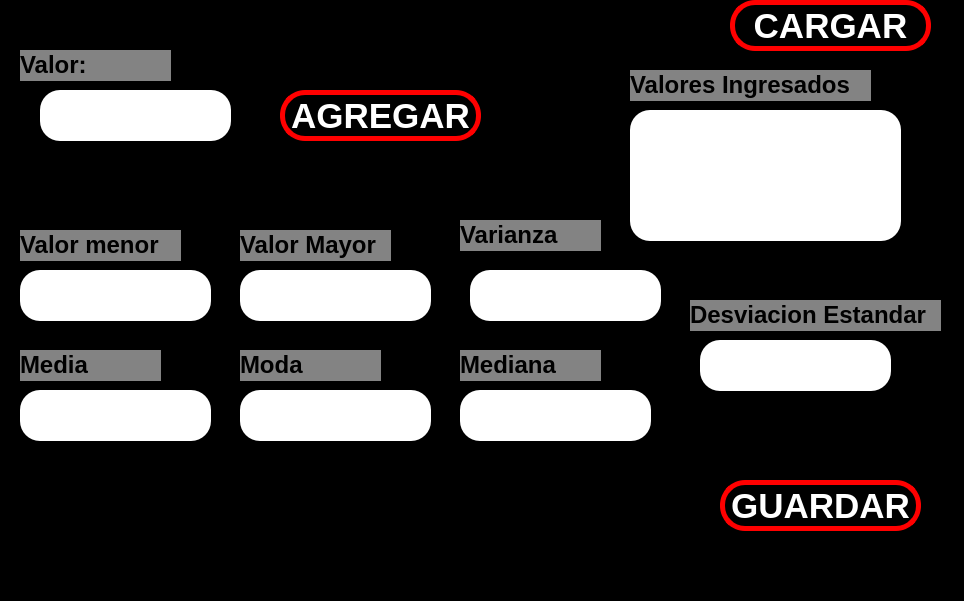
<?xml version="1.0" encoding="UTF-8"?>
<ui version="4.0">
 <class>MainWindow</class>
 <widget class="QMainWindow" name="MainWindow">
  <property name="geometry">
   <rect>
    <x>0</x>
    <y>0</y>
    <width>964</width>
    <height>601</height>
   </rect>
  </property>
  <property name="font">
   <font>
    <family>Bahnschrift SemiBold Condensed</family>
    <pointsize>36</pointsize>
    <weight>75</weight>
    <bold>true</bold>
   </font>
  </property>
  <property name="windowTitle">
   <string>MainWindow</string>
  </property>
  <property name="styleSheet">
   <string notr="true">background-color: rgb(0, 0, 0);</string>
  </property>
  <widget class="QWidget" name="centralwidget">
   <widget class="QPushButton" name="btn_agregar">
    <property name="geometry">
     <rect>
      <x>280</x>
      <y>90</y>
      <width>201</width>
      <height>51</height>
     </rect>
    </property>
    <property name="font">
     <font>
      <pointsize>26</pointsize>
      <weight>75</weight>
      <bold>true</bold>
     </font>
    </property>
    <property name="styleSheet">
     <string notr="true">background-color: rgb(0, 0, 0);
color: rgb(255, 255, 255);
border-radius:25px;
border: 5px solid red;</string>
    </property>
    <property name="text">
     <string>AGREGAR</string>
    </property>
   </widget>
   <widget class="QLineEdit" name="txt_calificacion">
    <property name="geometry">
     <rect>
      <x>40</x>
      <y>90</y>
      <width>191</width>
      <height>51</height>
     </rect>
    </property>
    <property name="font">
     <font>
      <pointsize>25</pointsize>
      <weight>75</weight>
      <bold>true</bold>
     </font>
    </property>
    <property name="styleSheet">
     <string notr="true">border-radius:20px;
background-color: rgb(255, 255, 255);</string>
    </property>
    <property name="text">
     <string/>
    </property>
    <property name="alignment">
     <set>Qt::AlignCenter</set>
    </property>
   </widget>
   <widget class="QLabel" name="label">
    <property name="geometry">
     <rect>
      <x>20</x>
      <y>50</y>
      <width>151</width>
      <height>31</height>
     </rect>
    </property>
    <property name="styleSheet">
     <string notr="true">background-color: rgb(131, 131, 131);</string>
    </property>
    <property name="text">
     <string>&lt;html&gt;&lt;head/&gt;&lt;body&gt;&lt;p&gt;&lt;span style=&quot; font-size:18pt; font-weight:696;&quot;&gt;Valor:&lt;/span&gt;&lt;/p&gt;&lt;/body&gt;&lt;/html&gt;</string>
    </property>
   </widget>
   <widget class="QLineEdit" name="lbl_max">
    <property name="geometry">
     <rect>
      <x>240</x>
      <y>270</y>
      <width>191</width>
      <height>51</height>
     </rect>
    </property>
    <property name="font">
     <font>
      <pointsize>25</pointsize>
      <weight>75</weight>
      <bold>true</bold>
     </font>
    </property>
    <property name="styleSheet">
     <string notr="true">border-radius:20px;
background-color: rgb(255, 255, 255);</string>
    </property>
    <property name="text">
     <string/>
    </property>
    <property name="alignment">
     <set>Qt::AlignCenter</set>
    </property>
   </widget>
   <widget class="QPushButton" name="btn_guardar">
    <property name="geometry">
     <rect>
      <x>720</x>
      <y>480</y>
      <width>201</width>
      <height>51</height>
     </rect>
    </property>
    <property name="font">
     <font>
      <pointsize>26</pointsize>
      <weight>75</weight>
      <bold>true</bold>
     </font>
    </property>
    <property name="styleSheet">
     <string notr="true">background-color: rgb(0, 0, 0);
color: rgb(255, 255, 255);
border-radius:25px;
border: 5px solid red;</string>
    </property>
    <property name="text">
     <string>GUARDAR</string>
    </property>
   </widget>
   <widget class="QPushButton" name="btn_cargar">
    <property name="geometry">
     <rect>
      <x>730</x>
      <y>0</y>
      <width>201</width>
      <height>51</height>
     </rect>
    </property>
    <property name="font">
     <font>
      <pointsize>26</pointsize>
      <weight>75</weight>
      <bold>true</bold>
     </font>
    </property>
    <property name="styleSheet">
     <string notr="true">background-color: rgb(0, 0, 0);
color: rgb(255, 255, 255);
border-radius:25px;
border: 5px solid red;</string>
    </property>
    <property name="text">
     <string>CARGAR</string>
    </property>
   </widget>
   <widget class="QLabel" name="label_2">
    <property name="geometry">
     <rect>
      <x>630</x>
      <y>70</y>
      <width>241</width>
      <height>31</height>
     </rect>
    </property>
    <property name="styleSheet">
     <string notr="true">background-color: rgb(131, 131, 131);</string>
    </property>
    <property name="text">
     <string>&lt;html&gt;&lt;head/&gt;&lt;body&gt;&lt;p&gt;&lt;span style=&quot; font-size:18pt; font-weight:696;&quot;&gt;Valores Ingresados&lt;/span&gt;&lt;/p&gt;&lt;/body&gt;&lt;/html&gt;</string>
    </property>
   </widget>
   <widget class="QTextEdit" name="txt_lista_calificaciones">
    <property name="geometry">
     <rect>
      <x>630</x>
      <y>110</y>
      <width>271</width>
      <height>131</height>
     </rect>
    </property>
    <property name="font">
     <font>
      <pointsize>16</pointsize>
     </font>
    </property>
    <property name="styleSheet">
     <string notr="true">border-radius:20px;
background-color: rgb(255, 255, 255);</string>
    </property>
   </widget>
   <widget class="QLabel" name="label_5">
    <property name="geometry">
     <rect>
      <x>20</x>
      <y>230</y>
      <width>161</width>
      <height>31</height>
     </rect>
    </property>
    <property name="styleSheet">
     <string notr="true">background-color: rgb(131, 131, 131);</string>
    </property>
    <property name="text">
     <string>&lt;html&gt;&lt;head/&gt;&lt;body&gt;&lt;p&gt;&lt;span style=&quot; font-size:18pt; font-weight:696;&quot;&gt;Valor menor&lt;/span&gt;&lt;/p&gt;&lt;/body&gt;&lt;/html&gt;</string>
    </property>
   </widget>
   <widget class="QLabel" name="label_6">
    <property name="geometry">
     <rect>
      <x>460</x>
      <y>220</y>
      <width>141</width>
      <height>31</height>
     </rect>
    </property>
    <property name="styleSheet">
     <string notr="true">background-color: rgb(131, 131, 131);</string>
    </property>
    <property name="text">
     <string>&lt;html&gt;&lt;head/&gt;&lt;body&gt;&lt;p&gt;&lt;span style=&quot; font-size:18pt; font-weight:696;&quot;&gt;Varianza&lt;/span&gt;&lt;/p&gt;&lt;/body&gt;&lt;/html&gt;</string>
    </property>
   </widget>
   <widget class="QLabel" name="label_8">
    <property name="geometry">
     <rect>
      <x>240</x>
      <y>230</y>
      <width>151</width>
      <height>31</height>
     </rect>
    </property>
    <property name="styleSheet">
     <string notr="true">background-color: rgb(131, 131, 131);</string>
    </property>
    <property name="text">
     <string>&lt;html&gt;&lt;head/&gt;&lt;body&gt;&lt;p&gt;&lt;span style=&quot; font-size:18pt; font-weight:696;&quot;&gt;Valor Mayor&lt;/span&gt;&lt;/p&gt;&lt;/body&gt;&lt;/html&gt;</string>
    </property>
   </widget>
   <widget class="QLabel" name="label_9">
    <property name="geometry">
     <rect>
      <x>460</x>
      <y>350</y>
      <width>141</width>
      <height>31</height>
     </rect>
    </property>
    <property name="styleSheet">
     <string notr="true">background-color: rgb(131, 131, 131);</string>
    </property>
    <property name="text">
     <string>&lt;html&gt;&lt;head/&gt;&lt;body&gt;&lt;p&gt;&lt;span style=&quot; font-size:18pt; font-weight:696;&quot;&gt;Mediana&lt;/span&gt;&lt;/p&gt;&lt;/body&gt;&lt;/html&gt;</string>
    </property>
   </widget>
   <widget class="QLabel" name="label_10">
    <property name="geometry">
     <rect>
      <x>240</x>
      <y>350</y>
      <width>141</width>
      <height>31</height>
     </rect>
    </property>
    <property name="styleSheet">
     <string notr="true">background-color: rgb(131, 131, 131);</string>
    </property>
    <property name="text">
     <string>&lt;html&gt;&lt;head/&gt;&lt;body&gt;&lt;p&gt;&lt;span style=&quot; font-size:18pt; font-weight:696;&quot;&gt;Moda&lt;/span&gt;&lt;/p&gt;&lt;/body&gt;&lt;/html&gt;</string>
    </property>
   </widget>
   <widget class="QLabel" name="label_11">
    <property name="geometry">
     <rect>
      <x>20</x>
      <y>350</y>
      <width>141</width>
      <height>31</height>
     </rect>
    </property>
    <property name="styleSheet">
     <string notr="true">background-color: rgb(131, 131, 131);</string>
    </property>
    <property name="text">
     <string>&lt;html&gt;&lt;head/&gt;&lt;body&gt;&lt;p&gt;&lt;span style=&quot; font-size:18pt; font-weight:696;&quot;&gt;Media&lt;/span&gt;&lt;/p&gt;&lt;/body&gt;&lt;/html&gt;</string>
    </property>
   </widget>
   <widget class="QLineEdit" name="lbl_min">
    <property name="geometry">
     <rect>
      <x>20</x>
      <y>270</y>
      <width>191</width>
      <height>51</height>
     </rect>
    </property>
    <property name="font">
     <font>
      <pointsize>25</pointsize>
      <weight>75</weight>
      <bold>true</bold>
     </font>
    </property>
    <property name="styleSheet">
     <string notr="true">border-radius:20px;
background-color: rgb(255, 255, 255);</string>
    </property>
    <property name="text">
     <string/>
    </property>
    <property name="alignment">
     <set>Qt::AlignCenter</set>
    </property>
   </widget>
   <widget class="QLineEdit" name="lbl_varianza">
    <property name="geometry">
     <rect>
      <x>470</x>
      <y>270</y>
      <width>191</width>
      <height>51</height>
     </rect>
    </property>
    <property name="font">
     <font>
      <pointsize>25</pointsize>
      <weight>75</weight>
      <bold>true</bold>
     </font>
    </property>
    <property name="styleSheet">
     <string notr="true">border-radius:20px;
background-color: rgb(255, 255, 255);</string>
    </property>
    <property name="text">
     <string/>
    </property>
    <property name="alignment">
     <set>Qt::AlignCenter</set>
    </property>
   </widget>
   <widget class="QLineEdit" name="txt_promedio">
    <property name="geometry">
     <rect>
      <x>20</x>
      <y>390</y>
      <width>191</width>
      <height>51</height>
     </rect>
    </property>
    <property name="font">
     <font>
      <pointsize>25</pointsize>
      <weight>75</weight>
      <bold>true</bold>
     </font>
    </property>
    <property name="styleSheet">
     <string notr="true">border-radius:20px;
background-color: rgb(255, 255, 255);</string>
    </property>
    <property name="text">
     <string/>
    </property>
    <property name="alignment">
     <set>Qt::AlignCenter</set>
    </property>
   </widget>
   <widget class="QLineEdit" name="lbl_moda">
    <property name="geometry">
     <rect>
      <x>240</x>
      <y>390</y>
      <width>191</width>
      <height>51</height>
     </rect>
    </property>
    <property name="font">
     <font>
      <pointsize>25</pointsize>
      <weight>75</weight>
      <bold>true</bold>
     </font>
    </property>
    <property name="styleSheet">
     <string notr="true">border-radius:20px;
background-color: rgb(255, 255, 255);</string>
    </property>
    <property name="text">
     <string/>
    </property>
    <property name="alignment">
     <set>Qt::AlignCenter</set>
    </property>
   </widget>
   <widget class="QLineEdit" name="lbl_mediana">
    <property name="geometry">
     <rect>
      <x>460</x>
      <y>390</y>
      <width>191</width>
      <height>51</height>
     </rect>
    </property>
    <property name="font">
     <font>
      <pointsize>25</pointsize>
      <weight>75</weight>
      <bold>true</bold>
     </font>
    </property>
    <property name="styleSheet">
     <string notr="true">border-radius:20px;
background-color: rgb(255, 255, 255);</string>
    </property>
    <property name="text">
     <string/>
    </property>
    <property name="alignment">
     <set>Qt::AlignCenter</set>
    </property>
   </widget>
   <widget class="QLabel" name="label_12">
    <property name="geometry">
     <rect>
      <x>690</x>
      <y>300</y>
      <width>251</width>
      <height>31</height>
     </rect>
    </property>
    <property name="styleSheet">
     <string notr="true">background-color: rgb(131, 131, 131);</string>
    </property>
    <property name="text">
     <string>&lt;html&gt;&lt;head/&gt;&lt;body&gt;&lt;p&gt;&lt;span style=&quot; font-size:18pt; font-weight:696;&quot;&gt;Desviacion Estandar&lt;/span&gt;&lt;/p&gt;&lt;/body&gt;&lt;/html&gt;</string>
    </property>
   </widget>
   <widget class="QLineEdit" name="lbl_desviacion">
    <property name="geometry">
     <rect>
      <x>700</x>
      <y>340</y>
      <width>191</width>
      <height>51</height>
     </rect>
    </property>
    <property name="font">
     <font>
      <pointsize>25</pointsize>
      <weight>75</weight>
      <bold>true</bold>
     </font>
    </property>
    <property name="styleSheet">
     <string notr="true">border-radius:20px;
background-color: rgb(255, 255, 255);</string>
    </property>
    <property name="text">
     <string/>
    </property>
    <property name="alignment">
     <set>Qt::AlignCenter</set>
    </property>
   </widget>
  </widget>
  <widget class="QMenuBar" name="menubar">
   <property name="geometry">
    <rect>
     <x>0</x>
     <y>0</y>
     <width>964</width>
     <height>21</height>
    </rect>
   </property>
  </widget>
  <widget class="QStatusBar" name="statusbar"/>
 </widget>
 <resources/>
 <connections/>
</ui>
